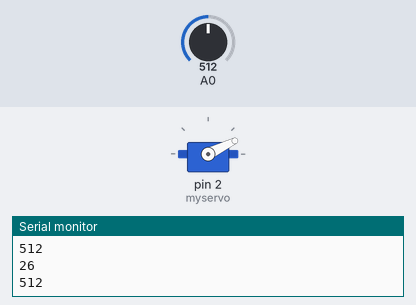
A sketch run on a simulated Arduino Uno, built with avr-gcc and run on an emulated ATmega328P. Shown: servo, the last lines printed to the serial monitor. Inputs (shaded band) come from the test bench; at power-on: A0 = 512.

Above: at 1.2 s.
1.3 s: A0 set to 536
At 2.0 s:
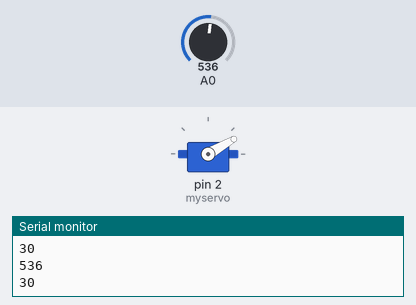
2.8 s: A0 set to 559
At 4.0 s:
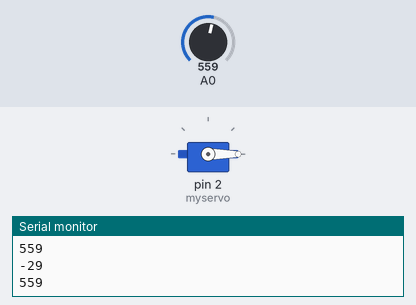
4.3 s: A0 set to 900
At 5.3 s:
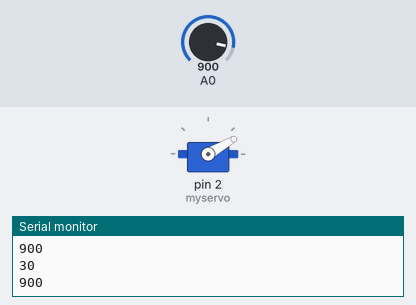
5.8 s: A0 set to 928
At 6.4 s:
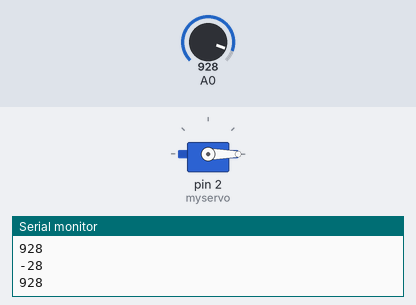
Timing chart, 0 to 8.3 s (numbered marks = the images above; inputs shaded):
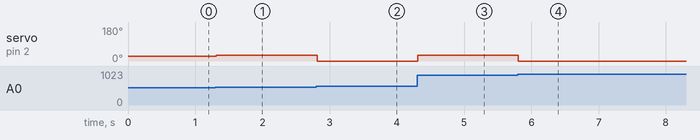

The sketch:

esc_regulator_dl_wemos_rower.ino
```cpp
#include <Servo.h>

Servo myservo;  // create servo object to control a servo
 int op = 0;
 int value = 0;
 int obr=0;

void setup() {
  myservo.attach(2);  // attaches the servo on GIO2 to the servo object (D4 on wemos)
  pinMode(4, INPUT_PULLUP);
  myservo.write(0); //set serwo to max position on start
  Serial.begin(9600);
}

void loop() {
 int pos;

  value = analogRead(A0);
  Serial.println(value);
  obr = (value *180)/1024;
   myservo.write(obr);
Serial.println(obr);

}
```

Measured:
- the behaviour switches between 546 and 547 on A0 (found by bisection; images 1 and 2)
- the behaviour switches between 910 and 911 on A0 (found by bisection; images 3 and 4)
- after the input at 1.3 s, servo on pin 2 (myservo): 26° → 30° at once
- after the input at 2.8 s, servo on pin 2 (myservo): 30° → 0° at once
- after the input at 4.3 s, servo on pin 2 (myservo): 0° → 30° at once
- after the input at 5.8 s, servo on pin 2 (myservo): 30° → 0° at once
